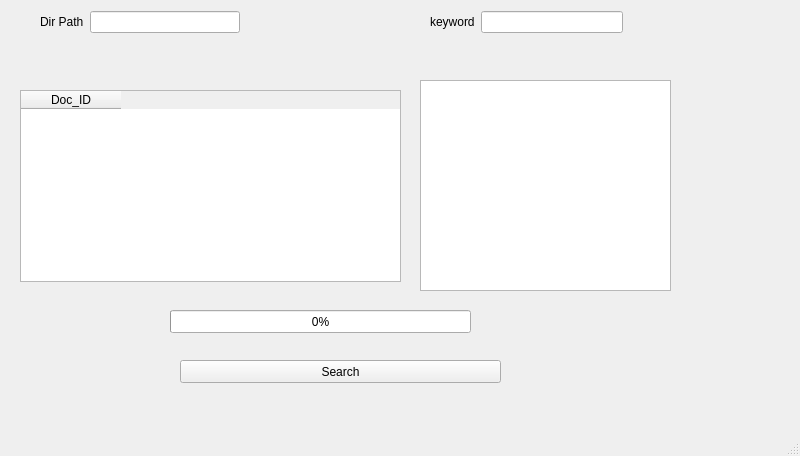
<?xml version="1.0" encoding="UTF-8"?>
<ui version="4.0">
 <class>MainWindow</class>
 <widget class="QMainWindow" name="MainWindow">
  <property name="geometry">
   <rect>
    <x>0</x>
    <y>0</y>
    <width>800</width>
    <height>456</height>
   </rect>
  </property>
  <property name="windowTitle">
   <string>MainWindow</string>
  </property>
  <widget class="QWidget" name="centralwidget">
   <widget class="QPushButton" name="pushButton">
    <property name="geometry">
     <rect>
      <x>180</x>
      <y>360</y>
      <width>321</width>
      <height>23</height>
     </rect>
    </property>
    <property name="text">
     <string>Search</string>
    </property>
   </widget>
   <widget class="QTextBrowser" name="textBrowser">
    <property name="geometry">
     <rect>
      <x>420</x>
      <y>80</y>
      <width>251</width>
      <height>211</height>
     </rect>
    </property>
    <property name="focusPolicy">
     <enum>Qt::WheelFocus</enum>
    </property>
   </widget>
   <widget class="QTableWidget" name="tableWidget">
    <property name="geometry">
     <rect>
      <x>20</x>
      <y>90</y>
      <width>381</width>
      <height>192</height>
     </rect>
    </property>
    <column>
     <property name="text">
      <string>Doc_ID</string>
     </property>
    </column>
   </widget>
   <widget class="QProgressBar" name="progressBar">
    <property name="geometry">
     <rect>
      <x>170</x>
      <y>310</y>
      <width>301</width>
      <height>23</height>
     </rect>
    </property>
    <property name="toolTipDuration">
     <number>1</number>
    </property>
    <property name="maximum">
     <number>101</number>
    </property>
    <property name="value">
     <number>0</number>
    </property>
   </widget>
   <widget class="QWidget" name="layoutWidget">
    <property name="geometry">
     <rect>
      <x>40</x>
      <y>10</y>
      <width>200</width>
      <height>24</height>
     </rect>
    </property>
    <layout class="QHBoxLayout" name="horizontalLayout">
     <item>
      <widget class="QLabel" name="label_2">
       <property name="text">
        <string>Dir Path</string>
       </property>
      </widget>
     </item>
     <item>
      <widget class="QLineEdit" name="lineEdit_path"/>
     </item>
    </layout>
   </widget>
   <widget class="QWidget" name="layoutWidget">
    <property name="geometry">
     <rect>
      <x>430</x>
      <y>10</y>
      <width>193</width>
      <height>24</height>
     </rect>
    </property>
    <layout class="QHBoxLayout" name="horizontalLayout_2">
     <item>
      <widget class="QLabel" name="label">
       <property name="text">
        <string>keyword</string>
       </property>
      </widget>
     </item>
     <item>
      <widget class="QLineEdit" name="lineEdit"/>
     </item>
    </layout>
   </widget>
  </widget>
  <widget class="QMenuBar" name="menubar">
   <property name="geometry">
    <rect>
     <x>0</x>
     <y>0</y>
     <width>800</width>
     <height>26</height>
    </rect>
   </property>
  </widget>
  <widget class="QStatusBar" name="statusbar"/>
 </widget>
 <resources/>
 <connections/>
</ui>
